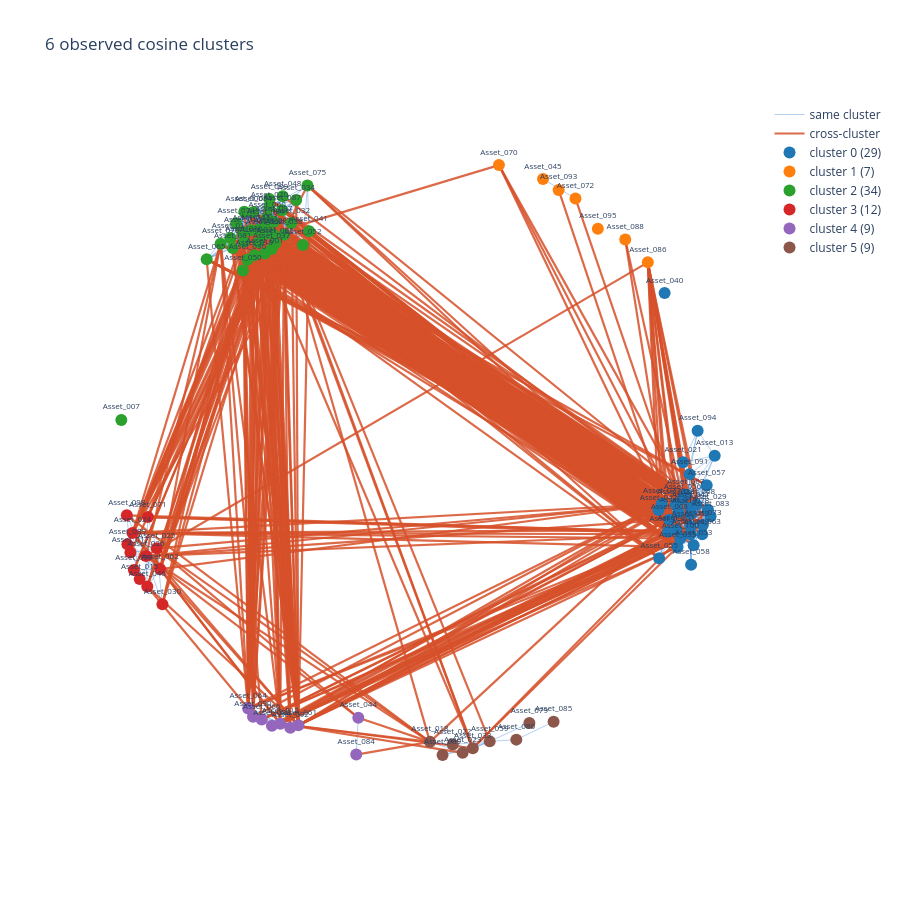

The code cell stored with this chart in its notebook:
### Markdown cell above
## Observed feature cosine

### Code cell
import plotly.graph_objects as go
import networkx as nx
from sklearn.cluster import AgglomerativeClustering

def plot_cluster_graph(sim, cluster_labels, title, lo=0.45):
    G = nx.Graph()
    for i, name in enumerate(assets):
        G.add_node(name, cluster=int(cluster_labels[i]))
    for i in range(len(assets)):
        for j in range(i + 1, len(assets)):
            w = float(sim[i, j])
            if w >= lo:
                G.add_edge(assets[i], assets[j], weight=w, intra=cluster_labels[i] == cluster_labels[j])
    intra = [(u, v) for u, v, d in G.edges(data=True) if d["intra"]]
    inter = [(u, v) for u, v, d in G.edges(data=True) if not d["intra"]]
    rng = np.random.default_rng(0)
    k = int(np.max(cluster_labels) + 1)
    angles = np.linspace(0, 2 * np.pi, k, endpoint=False)
    centers = {c: 2.2 * np.array([np.cos(a), np.sin(a)]) for c, a in enumerate(angles)}
    pos0 = {
        name: centers[data["cluster"]] + rng.normal(scale=0.18, size=2)
        for name, data in G.nodes(data=True)
    }
    G_layout = nx.Graph()
    G_layout.add_nodes_from(G.nodes)
    G_layout.add_edges_from((u, v, {"weight": G[u][v]["weight"]}) for u, v in intra)
    pos = nx.spring_layout(G_layout, pos=pos0, seed=0, weight="weight", k=1.8, iterations=80)

    def edge_trace(pairs, color, width, name):
        x, y = [], []
        for u, v in pairs:
            x += [pos[u][0], pos[v][0], None]
            y += [pos[u][1], pos[v][1], None]
        return go.Scatter(
            x=x, y=y, mode="lines", name=name, hoverinfo="skip",
            line=dict(color=color, width=width),
        )

    fig = go.Figure()
    fig.add_trace(edge_trace(intra, "rgba(42,120,214,0.35)", 1.0, "same cluster"))
    fig.add_trace(edge_trace(inter, "rgba(214, 80, 42, 0.85)", 2.2, "cross-cluster"))
    palette = [
        "#1f77b4", "#ff7f0e", "#2ca02c", "#d62728", "#9467bd",
        "#8c564b", "#e377c2", "#7f7f7f", "#bcbd22", "#17becf", "#393b79",
    ]
    for c in range(k):
        nodes = [n for n in G.nodes if G.nodes[n]["cluster"] == c]
        fig.add_trace(go.Scatter(
            x=[pos[n][0] for n in nodes],
            y=[pos[n][1] for n in nodes],
            mode="markers+text",
            name=f"cluster {c} ({len(nodes)})",
            text=nodes,
            textposition="top center",
            textfont=dict(size=8),
            marker=dict(size=12, color=palette[c % len(palette)]),
            hovertemplate="%{text}<br>cluster %{meta}<extra></extra>",
            meta=[c] * len(nodes),
        ))
    fig.update_layout(
        title=title, width=900, height=900, showlegend=True,
        xaxis=dict(visible=False),
        yaxis=dict(visible=False, scaleanchor="x"),
        plot_bgcolor="white",
    )
    fig.show()


train_days = np.asarray(dates <= TRAIN_END)
mean_cos = np.nanmean(cosine[:, :, train_days], axis=2)
cos_dist = np.clip(1.0 - mean_cos, 0, 2)
np.fill_diagonal(cos_dist, 0)
cos_labels = AgglomerativeClustering(
    n_clusters=n_clusters, metric="precomputed", linkage="complete"
).fit_predict(cos_dist)
print("observed cosine sizes")
print(pd.Series(cos_labels).value_counts().sort_index())
plot_cluster_graph(mean_cos, cos_labels, f"{n_clusters} observed cosine clusters")

### Figure 1 — Plotly figure (JSON) as saved in the notebook; plotly's stock layout.template omitted (floating-point values rounded to 4 significant figures; data arrays with more than 128 entries replaced by an {"elided": "..."} marker saying what was removed)
{"data": [{"hoverinfo": "skip", "line": {"color": "rgba(42,120,214,0.35)", "width": 1}, "mode": "lines", "name": "same cluster", "type": "scatter", "x": {"elided": "1752 float values"}, "y": {"elided": "1752 float values"}}, {"hoverinfo": "skip", "line": {"color": "rgba(214, 80, 42, 0.85)", "width": 2.2}, "mode": "lines", "name": "cross-cluster", "type": "scatter", "x": {"elided": "1218 float values"}, "y": {"elided": "1218 float values"}}, {"hovertemplate": "%{text}<br>cluster %{meta}<extra></extra>", "marker": {"color": "#1f77b4", "size": 12}, "meta": [0, 0, 0, 0, 0, 0, 0, 0, 0, 0, 0, 0, 0, 0, 0, 0, 0, 0, 0, 0, 0, 0, 0, 0, 0, 0, 0, 0, 0], "mode": "markers+text", "name": "cluster 0 (29)", "text": ["Asset_008", "Asset_013", "Asset_014", "Asset_021", "Asset_028", "Asset_029", "Asset_035", "Asset_040", "Asset_042", "Asset_047", "Asset_049", "Asset_051", "Asset_053", "Asset_055", "Asset_056", "Asset_057", "Asset_058", "Asset_063", "Asset_067", "Asset_068", "Asset_069", "Asset_073", "Asset_077", "Asset_078", "Asset_083", "Asset_091", "Asset_094", "Asset_096", "Asset_100"], "textfont": {"size": 8}, "textposition": "top center", "type": "scatter", "x": [0.8098, 0.9539, 0.8385, 0.8535, 0.8307, 0.9325, 0.836, 0.7949, 0.7755, 0.8775, 0.8769, 0.8324, 0.887, 0.7775, 0.8517, 0.9285, 0.879, 0.9143, 0.8617, 0.8959, 0.8772, 0.9164, 0.7859, 0.8779, 0.9408, 0.8741, 0.8998, 0.806, 0.845], "y": [-0.2532, -0.05017, -0.2292, -0.07107, -0.2041, -0.2218, -0.3403, 0.4661, -0.2229, -0.2151, -0.2996, -0.2863, -0.3345, -0.3759, -0.1881, -0.1438, -0.3965, -0.2995, -0.1735, -0.2059, -0.2748, -0.2705, -0.2027, -0.2349, -0.2427, -0.1087, 0.02909, -0.292, -0.313]}, {"hovertemplate": "%{text}<br>cluster %{meta}<extra></extra>", "marker": {"color": "#ff7f0e", "size": 12}, "meta": [1, 1, 1, 1, 1, 1, 1], "mode": "markers+text", "name": "cluster 1 (7)", "text": ["Asset_045", "Asset_070", "Asset_072", "Asset_086", "Asset_088", "Asset_093", "Asset_095"], "textfont": {"size": 8}, "textposition": "top center", "type": "scatter", "x": [0.409, 0.2691, 0.5119, 0.7416, 0.67, 0.4585, 0.583], "y": [0.8279, 0.8722, 0.7664, 0.5635, 0.6362, 0.7934, 0.6704]}, {"hovertemplate": "%{text}<br>cluster %{meta}<extra></extra>", "marker": {"color": "#2ca02c", "size": 12}, "meta": [2, 2, 2, 2, 2, 2, 2, 2, 2, 2, 2, 2, 2, 2, 2, 2, 2, 2, 2, 2, 2, 2, 2, 2, 2, 2, 2, 2, 2, 2, 2, 2, 2, 2], "mode": "markers+text", "name": "cluster 2 (34)", "text": ["Asset_001", "Asset_002", "Asset_003", "Asset_004", "Asset_005", "Asset_006", "Asset_007", "Asset_010", "Asset_011", "Asset_016", "Asset_019", "Asset_020", "Asset_027", "Asset_031", "Asset_032", "Asset_034", "Asset_036", "Asset_037", "Asset_038", "Asset_039", "Asset_041", "Asset_043", "Asset_048", "Asset_050", "Asset_052", "Asset_054", "Asset_060", "Asset_065", "Asset_074", "Asset_075", "Asset_076", "Asset_081", "Asset_087", "Asset_097"], "textfont": {"size": 8}, "textposition": "top center", "type": "scatter", "x": [-0.4738, -0.4751, -0.4935, -0.4714, -0.4415, -0.5393, -0.9297, -0.5443, -0.5831, -0.5401, -0.5069, -0.4598, -0.449, -0.4946, -0.39, -0.3745, -0.5294, -0.4525, -0.4131, -0.4597, -0.3333, -0.5177, -0.4173, -0.5436, -0.3533, -0.5101, -0.4669, -0.6587, -0.565, -0.3388, -0.6145, -0.5762, -0.4191, -0.4456], "y": [0.5918, 0.6516, 0.6669, 0.6823, 0.6231, 0.7238, 0.06332, 0.6593, 0.6407, 0.6286, 0.5858, 0.7389, 0.6538, 0.6273, 0.6882, 0.7611, 0.5718, 0.6061, 0.6513, 0.7645, 0.6621, 0.6656, 0.7735, 0.5376, 0.6189, 0.7234, 0.7069, 0.5731, 0.6878, 0.8075, 0.6229, 0.6088, 0.7285, 0.6922]}, {"hovertemplate": "%{text}<br>cluster %{meta}<extra></extra>", "marker": {"color": "#d62728", "size": 12}, "meta": [3, 3, 3, 3, 3, 3, 3, 3, 3, 3, 3, 3], "mode": "markers+text", "name": "cluster 3 (12)", "text": ["Asset_015", "Asset_017", "Asset_024", "Asset_025", "Asset_026", "Asset_030", "Asset_046", "Asset_062", "Asset_071", "Asset_089", "Asset_098", "Asset_099"], "textfont": {"size": 8}, "textposition": "top center", "type": "scatter", "x": [-0.8714, -0.9008, -0.8941, -0.8171, -0.8514, -0.7992, -0.8471, -0.8065, -0.8452, -0.9103, -0.9122, -0.8897], "y": [-0.442, -0.3577, -0.2955, -0.3444, -0.3687, -0.5219, -0.4655, -0.4102, -0.2451, -0.3315, -0.2394, -0.4133]}, {"hovertemplate": "%{text}<br>cluster %{meta}<extra></extra>", "marker": {"color": "#9467bd", "size": 12}, "meta": [4, 4, 4, 4, 4, 4, 4, 4, 4], "mode": "markers+text", "name": "cluster 4 (9)", "text": ["Asset_012", "Asset_044", "Asset_061", "Asset_064", "Asset_066", "Asset_082", "Asset_084", "Asset_090", "Asset_092"], "textfont": {"size": 8}, "textposition": "top center", "type": "scatter", "x": [-0.425, -0.1774, -0.3676, -0.5271, -0.4839, -0.4516, -0.1839, -0.5116, -0.3933], "y": [-0.9011, -0.8819, -0.9061, -0.8528, -0.8878, -0.9076, -0.9989, -0.8789, -0.9136]}, {"hovertemplate": "%{text}<br>cluster %{meta}<extra></extra>", "marker": {"color": "#8c564b", "size": 12}, "meta": [5, 5, 5, 5, 5, 5, 5, 5, 5], "mode": "markers+text", "name": "cluster 5 (9)", "text": ["Asset_009", "Asset_018", "Asset_022", "Asset_023", "Asset_033", "Asset_059", "Asset_079", "Asset_080", "Asset_085"], "textfont": {"size": 8}, "textposition": "top center", "type": "scatter", "x": [0.09004, 0.05013, 0.1224, 0.1538, 0.186, 0.2396, 0.3656, 0.3242, 0.4425], "y": [-1, -0.9586, -0.9669, -0.9934, -0.9789, -0.957, -0.899, -0.9515, -0.8946]}], "layout": {"height": 900, "plot_bgcolor": "white", "showlegend": true, "title": {"text": "6 observed cosine clusters"}, "width": 900, "xaxis": {"visible": false}, "yaxis": {"scaleanchor": "x", "visible": false}}}
